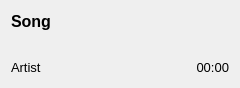
<?xml version="1.0" encoding="UTF-8"?>
<ui version="4.0">
 <class>songCard</class>
 <widget class="QWidget" name="songCard">
  <property name="geometry">
   <rect>
    <x>0</x>
    <y>0</y>
    <width>240</width>
    <height>80</height>
   </rect>
  </property>
  <property name="windowTitle">
   <string>Form</string>
  </property>
  <layout class="QVBoxLayout" name="verticalLayout">
   <item>
    <layout class="QHBoxLayout" name="horizontalLayout">
     <item>
      <widget class="QLabel" name="songNameLabel">
       <property name="font">
        <font>
         <pointsize>12</pointsize>
         <bold>true</bold>
        </font>
       </property>
       <property name="frameShape">
        <enum>QFrame::Shape::NoFrame</enum>
       </property>
       <property name="text">
        <string>Song</string>
       </property>
      </widget>
     </item>
     <item>
      <spacer name="horizontalSpacer">
       <property name="orientation">
        <enum>Qt::Orientation::Horizontal</enum>
       </property>
       <property name="sizeHint" stdset="0">
        <size>
         <width>40</width>
         <height>20</height>
        </size>
       </property>
      </spacer>
     </item>
     <item>
      <widget class="QPushButton" name="musicSymbol">
       <property name="minimumSize">
        <size>
         <width>20</width>
         <height>20</height>
        </size>
       </property>
       <property name="styleSheet">
        <string notr="true">QPushButton {
    border: none;
    background-color: transparent;
    padding: 0px;
    outline: none;
}
</string>
       </property>
       <property name="text">
        <string/>
       </property>
       <property name="icon">
        <iconset theme="QIcon::ThemeIcon::AudioCard"/>
       </property>
      </widget>
     </item>
    </layout>
   </item>
   <item>
    <widget class="QLabel" name="label_sc_songImage">
     <property name="text">
      <string/>
     </property>
    </widget>
   </item>
   <item>
    <layout class="QHBoxLayout" name="horizontalLayout_2">
     <item>
      <widget class="QLabel" name="artistNameLabel">
       <property name="font">
        <font>
         <pointsize>10</pointsize>
        </font>
       </property>
       <property name="text">
        <string>Artist</string>
       </property>
      </widget>
     </item>
     <item>
      <spacer name="horizontalSpacer_2">
       <property name="orientation">
        <enum>Qt::Orientation::Horizontal</enum>
       </property>
       <property name="sizeHint" stdset="0">
        <size>
         <width>40</width>
         <height>20</height>
        </size>
       </property>
      </spacer>
     </item>
     <item>
      <widget class="QLabel" name="songDurationLabel">
       <property name="font">
        <font>
         <family>Arial</family>
         <pointsize>10</pointsize>
        </font>
       </property>
       <property name="text">
        <string>00:00</string>
       </property>
       <property name="alignment">
        <set>Qt::AlignmentFlag::AlignRight|Qt::AlignmentFlag::AlignTrailing|Qt::AlignmentFlag::AlignVCenter</set>
       </property>
      </widget>
     </item>
    </layout>
   </item>
  </layout>
  <zorder>layoutWidget</zorder>
  <zorder>label_sc_songImage</zorder>
  <zorder>musicSymbol</zorder>
  <zorder>horizontalSpacer</zorder>
  <zorder>horizontalSpacer_2</zorder>
 </widget>
 <resources/>
 <connections/>
</ui>
